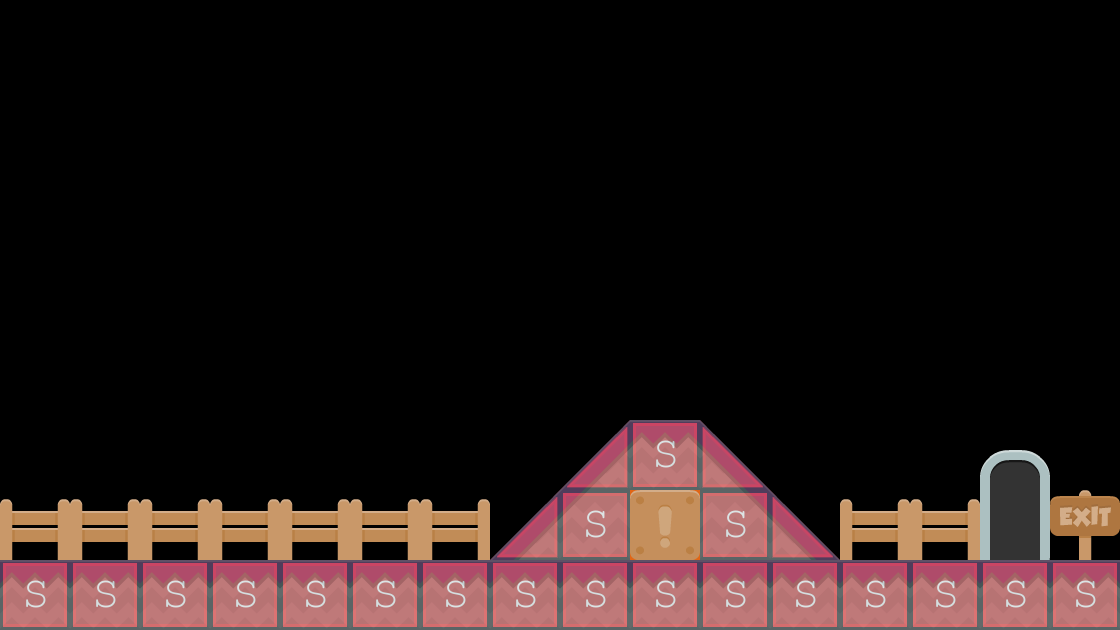

Below is a game level as drawn by its tile map, then a one-line description and the .tmx that defines it (tile-layer data replaced by summaries):
An orthogonal 16x9 tile map with 70x70 px tiles, 3 tile layers (background2, background, collision), 2 tilesets and 14 objects (11x Coin, BadGuy, Mushroom, levelTrigger).

<map version="1.0" orientation="orthogonal" renderorder="right-down" width="16" height="9" tilewidth="70" tileheight="70" backgroundcolor="#000000">
 <tileset firstgid="1" name="background-tiles" tilewidth="70" tileheight="70">
  <image source="../img/background-tiles.png" width="910" height="910" />
 </tileset>
 <tileset firstgid="170" name="meta-tiles" tilewidth="70" tileheight="70">
  <image source="../img/meta-tiles.png" width="350" height="70" />
  <tile id="1">
   <properties>
    <property name="type" value="lslope" />
   </properties>
  </tile>
  <tile id="2">
   <properties>
    <property name="type" value="halfblock" />
   </properties>
  </tile>
  <tile id="3">
   <properties>
    <property name="type" value="rslope" />
   </properties>
  </tile>
  <tile id="4">
   <properties>
    <property name="type" value="solid" />
   </properties>
  </tile>
 </tileset>
 <layer name="background2" width="16" height="9">
  <data>[144 cells, 14 non-empty, 1 distinct tile ids]</data>
 </layer>
 <layer name="background" width="16" height="9">
  <data>[144 cells, 36 non-empty, 10 distinct tile ids]</data>
 </layer>
 <layer name="collision" width="16" height="9" opacity="0.48">
  <data>[144 cells, 23 non-empty, 3 distinct tile ids]</data>
 </layer>
 <objectgroup name="EnemyEntities">
  <object name="BadGuy" x="284" y="497" width="204" height="60" />
 </objectgroup>
 <objectgroup name="CollectableEntities">
  <object name="Mushroom" x="626" y="359" width="72" height="60" />
  <object name="Coin" x="365" y="362" width="63" height="54" />
  <object name="Coin" x="134" y="500" width="75" height="60" />
  <object name="Coin" x="215" y="500" width="72" height="60" />
  <object name="Coin" x="437" y="359" width="60" height="57" />
  <object name="Coin" x="215" y="316" />
  <object name="Coin" x="260" y="316" />
  <object name="Coin" x="656" y="262" />
  <object name="Coin" x="794" y="394" />
  <object name="Coin" x="833" y="466" />
  <object name="Coin" x="908" y="412" />
  <object name="Coin" x="938" y="490" />
 </objectgroup>
 <objectgroup name="trigger entities">
  <object name="levelTrigger" x="946" y="404" width="123" height="159">
   <properties>
    <property name="level" value="Seanslevel06" />
   </properties>
  </object>
 </objectgroup>
</map>
